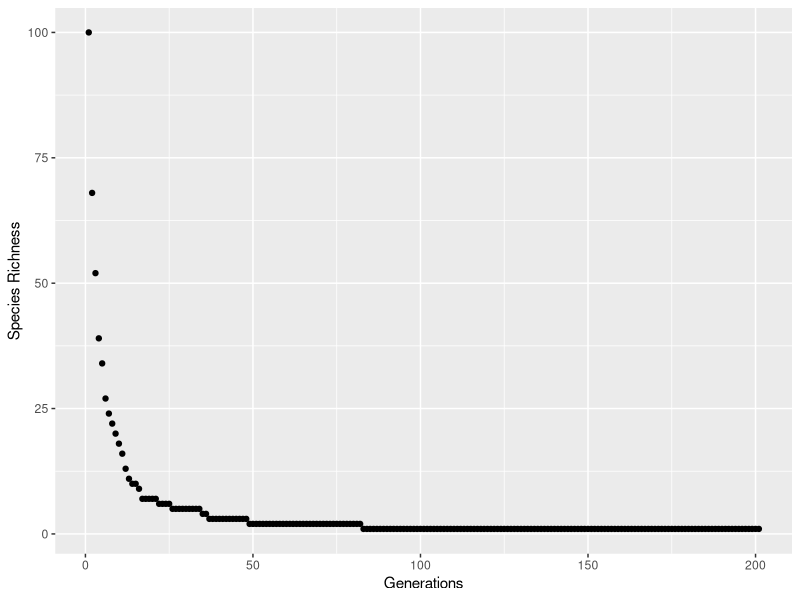

The R script that drew this image:
## HPC Week Long practical code pertaining to neutral theory and

# Author: Rachel Bates (r.bates18@imperial.ac.uk)
# Version: 0.0.1

## Clear the directory ##

rm(list=ls())
graphics.off()

## Packages ##

require(ggplot2)

###############

# Gives example community, each number is a different species
community <- c(1,5,3,7,2,3,1,1,2,1,6)

# Function to calculate species richness of an input community
species_richness <- function(community){
    return(length(unique(community)))
}

# Gives a vector from 0 to size
initialise_max <- function(size){
    return (seq(size))
}

# Gives a vector of n 1s where n is size
initialise_min <- function(size){
    return(rep(1, size))
}

# Creates a vector of two random number from a given input vector
choose_two <- function(x){
    sample(x,2)
}

# Replaces one member of a community with another (simulates death and birth)
neutral_step <- function(community){
    rand <- choose_two(seq(length(community)))
    #print(rand)
    community[rand[1]] <- community[rand[2]]
    return(community)
}

# Runs neutral_step on a community n/2 times
neutral_generation <- function(community){
    x <- length(community)
    if (x %%2 !=0){ # Checks to see if x is exactly divisible by 2 (i.e. even)
        x <- x+1
    }
    gen = x/2
    for (i in 1:gen){
        community<-neutral_step(community)
    }
    return(community)
}
neutral_generation(community)

# Creates a time series of species richness over duration generations of a community
neutral_time_series <- function(initial, duration){
    Rich <- c(species_richness(initial)) # Generates the initial species richness
    for (i in 1:duration){
        initial<-neutral_generation(initial) # Runs one generation's changes
        Rich <- c(Rich, species_richness(initial))
    }
    return(Rich)
}

question_8 <- function(){
    Data<-neutral_time_series(initialise_max(100), 200)
    p<-qplot(seq(length(Data)), Data, geom = c("point"), xlab="Generations",
    ylab="Species Richness")
    return(p)
}

question_8()